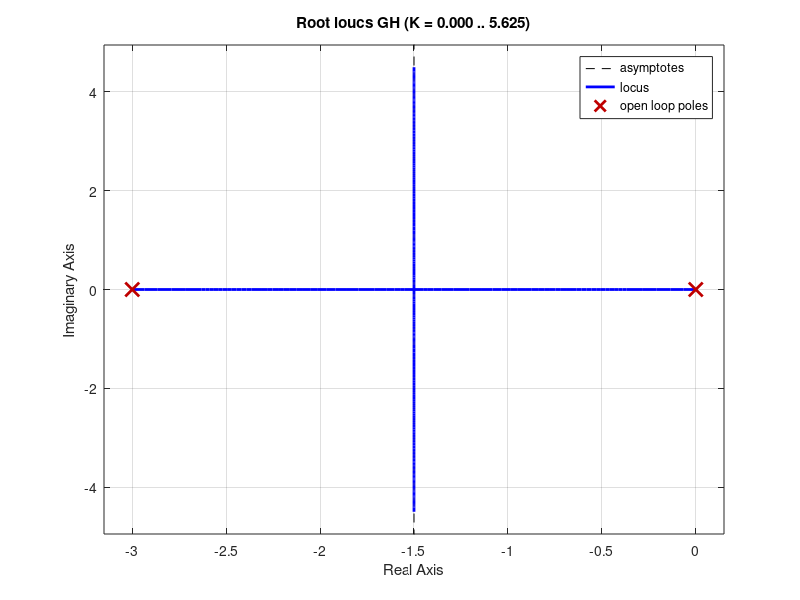

The MATLAB script that drew this image: (Note: this script raises an error after producing the figure.)

clear all
num1 = [4]; 
den1 = poly([-3 0]); 
G = tf(num1,den1); 
H = 1 ;
GH = G*H; 
GH1 = feedback(G,H)
rlocus(GH);      %Respuesta a la rampa del sistema sin compensador
z = 0.2:0.05:0.5; 
wn = 0:1:10; 
sgrid(z,wn) 
t=0:0.05:6;
s=tf([1],[1 0])
c=step(GH1*s,t);
figure(1)
plot(t,c,'b',t,t,'k')
grid on
z1 = [-3 -0.1]; 		            %Define los ceros de Gc(s)
p1 = [-26.6656 -0.01]; 		            %Define los polos de Gc(s)
k1 = [86.7878];                  %Define la ganancia de Gc(s)
Gc2 = zpk(z1,p1,k1) 		    %Crea la función de transferencia equivalente
GcG2=G*Gc2
GcGH2 = feedback(GcG2,H)        
step(GcGH2)
K = 1; 
t=0:0.05:20; 
c=step(GH1*s,t);%Respuesta a la rampa del sistema con compensador gamma diferente de beta
c2=step(GcGH2*s,t);
figure(2)
plot(t,c,'r',t,c2,'g',t,t,'k')  
grid on
title('Respuesta des rampa') 
legend({'Sistema sin compensar ','Sistema compensado)'},'Location','southwest')
t=0:0.05:6;                 %Respuesta al escalon del sistema con compensador gamma diferente de beta
c=step(GH1,t);
c2=step(GcGH2,t);
figure(3)
plot(t,c,'r',t,c2,'g')
title('Respuesta de escalón')
legend({'Sistema sin compensar ','Sistema compensado)'},'Location','southwest')
grid on

grid on
z2 = [-8.6169 -0.1]; 		            %Define los ceros de Gc(s)
p2 = [-40.28 -0.0214]; 		            %Define los polos de Gc(s)
k2 = [97.6505];                  %Define la ganancia de Gc(s)
Gc3 = zpk(z2,p2,k2) 		    %Crea la función de transferencia equivalente
GcG3=G*Gc3
GcGH3 = feedback(GcG3,H)        
step(GcGH3)
K = 1; 
t=0:0.05:20;                %Respuesta a la rampa del sistema con compensador gamma igual a beta
c=step(GH1*s,t);
c3=step(GcGH3*s,t);
figure(4)
plot(t,c,'r',t,c3,'g',t,t,'k')  
grid on
title('Respuesta de rampa') 
legend({'Sistema sin compensar ','Sistema compensado)'},'Location','southwest')
t=0:0.05:6;                 %Respuesta al escalon del sistema con compensador gamma igual a beta
c=step(GH1,t);
c3=step(GcGH3,t);
figure(5)
plot(t,c,'r',t,c3,'g')
title('Respuesta de escalón')
legend({'Sistema sin compensar ','Sistema compensado)'},'Location','southwest')
grid on

rltool (GH,K)  

